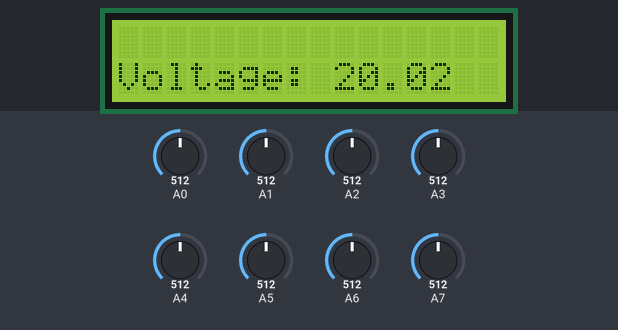
Simulated run of this sketch. Board: Arduino Mega 2560, built with avr-gcc and run on an emulated ATmega2560. Parts: 16×2 character LCD. The test bench sets the inputs (shaded band); at power-on: A0 = 512, A1 = 512, A2 = 512, A3 = 512, A4 = 512, A5 = 512, A6 = 512, A7 = 512. What the sketch prints to the serial monitor is not drawn.

Above: at 1.2 s.
1.3 s: A0 set to 716
At 2.7 s:
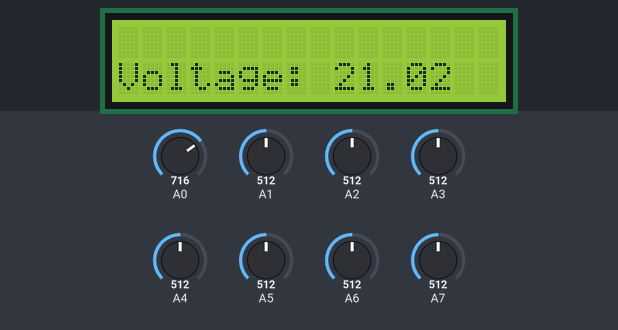
3.0 s: A1 set to 716
At 3.4 s:
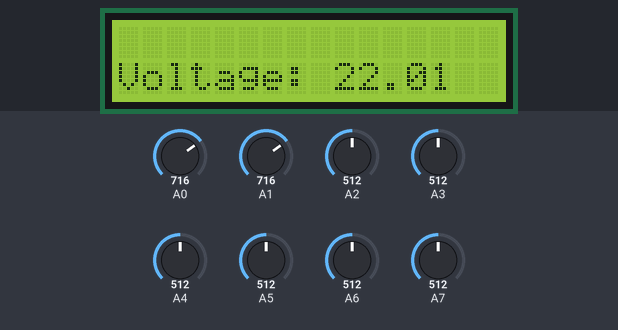
4.6 s: A2 set to 716
At 5.2 s:
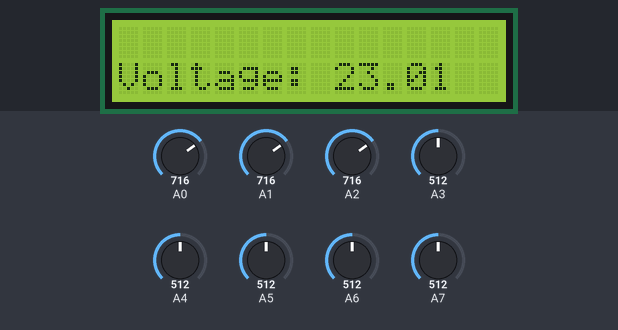
6.1 s: A3 set to 716
At 7.0 s:
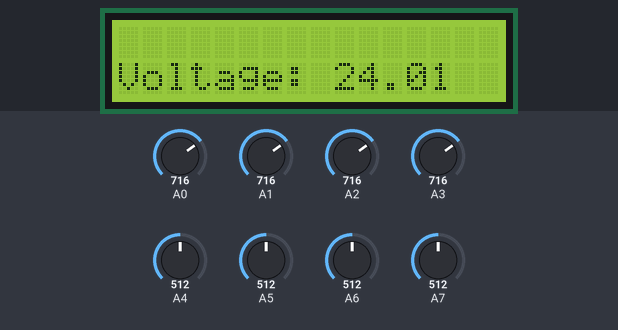
7.6 s: A4 set to 716
At 8.8 s:
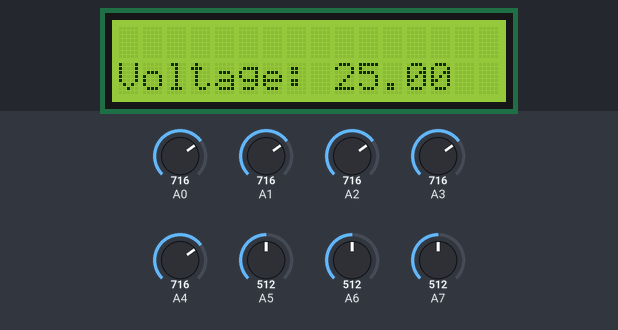
9.1 s: A5 set to 716
At 10.6 s:
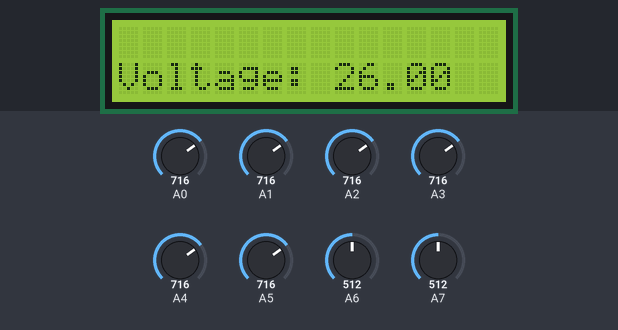
Timing chart, 0 to 11.6 s (numbered marks = the images above; inputs shaded):
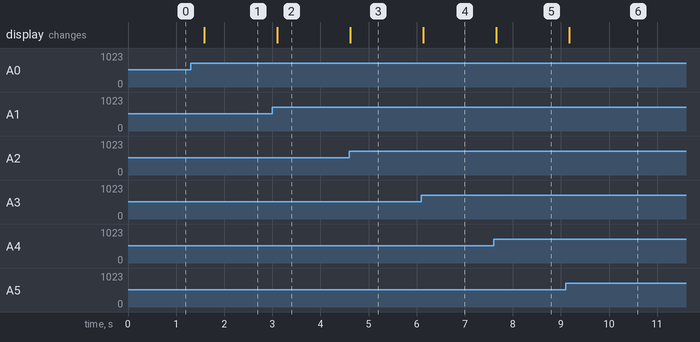

Measured:
- after the input at 1.3 s, the display: changes after 0.28 s (image 1)
- after the input at 3.0 s, the display: changes after 0.10 s (image 2)
- after the input at 4.6 s, the display: changes at once (image 3)
- after the input at 6.1 s, the display: changes at once (image 4)
- after the input at 7.6 s, the display: changes after 0.06 s (image 5)
- after the input at 9.1 s, the display: changes after 0.07 s (image 6)

The sketch:

MEGA2560.ino
```cpp
#include <LiquidCrystal.h>

LiquidCrystal lcd(12, 11, 5, 4, 3, 2);

void setup() {
  Serial.begin(9600);
  lcd.begin(16, 2);

}

void loop() {
  int solar1 = analogRead(A0);
  int solar2 = analogRead(A1);
  int solar3 = analogRead(A2);
  int solar4 = analogRead(A3);
  int solar5 = analogRead(A4);
  int solar6 = analogRead(A5);
  int solar7 = analogRead(A6);
  int solar8 = analogRead(A7);
  int allSolar = solar1 + solar2 + solar3 + solar4 + solar5 + solar6 + solar7 + solar8;
  float solarVoltage = allSolar *(5.0/1023.0);
  lcd.setCursor(0, 1);
  Serial.println(solarVoltage);
  lcd.print("Voltage: ");
  lcd.print(solarVoltage);
  delay(300);
  }
```
